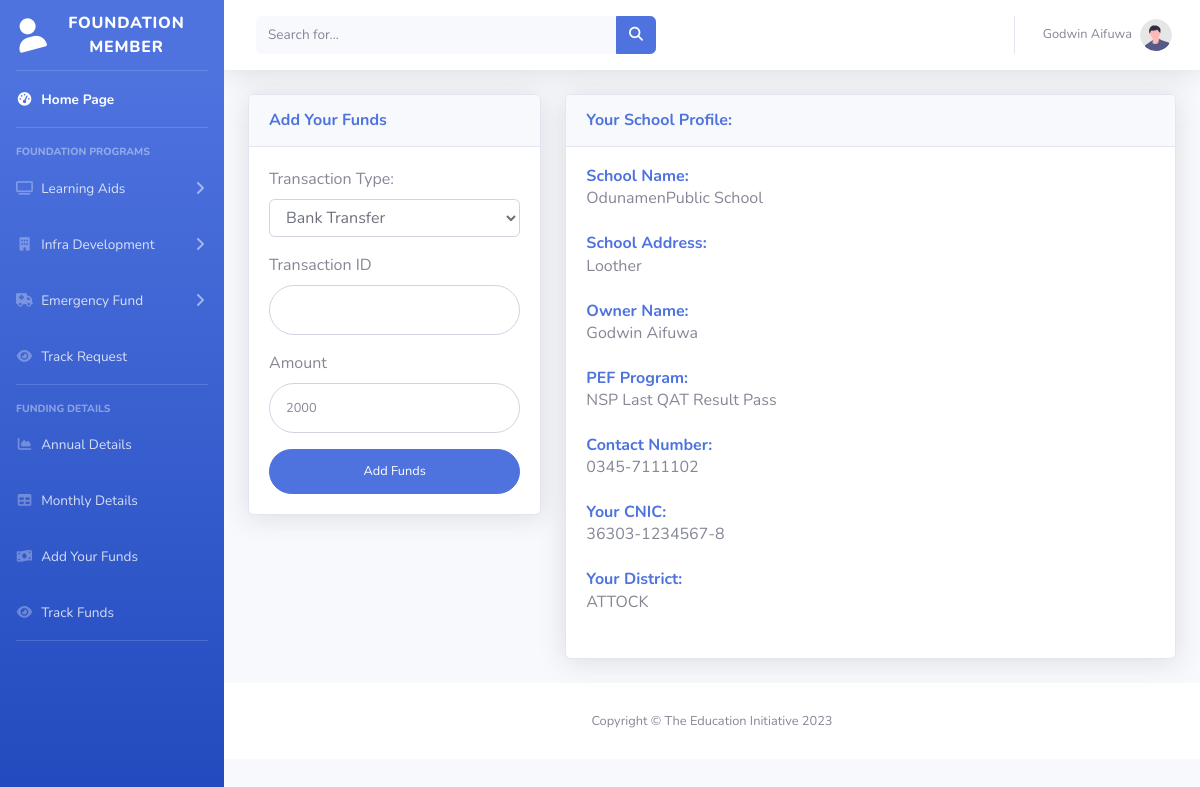
Screenshot of /add-funds.php (signed in) with the database file from the repository.
### tables this page shows
CREATE TABLE `schools` (
  `id` int(11) NOT NULL,
  `name` varchar(100) NOT NULL,
  `fname` varchar(100) NOT NULL,
  `cnic` text NOT NULL,
  `contact` text NOT NULL,
  `email` varchar(100) NOT NULL,
  `qual` varchar(15) NOT NULL,
  `address` varchar(255) NOT NULL,
  `sname` varchar(100) NOT NULL,
  `dist` varchar(15) NOT NULL,
  `prog` varchar(7) NOT NULL,
  `strg` text NOT NULL,
  `buld` varchar(13) NOT NULL,
  `qatr` varchar(7) NOT NULL,
  `password` text NOT NULL,
  `status` varchar(9) NOT NULL
);

### add-funds.php (the view, shortened to what this page needs)
<?php
include"header.php";
?>
                <div class="container-fluid">
                        <div class="row">
                        <div class="col-xl-4 col-lg-5">
                            <div class="card shadow mb-4">
                                <div
                                    class="card-header py-3 d-flex flex-row align-items-center justify-content-between">
                                    <h6 class="m-0 font-weight-bold text-primary">Add Your Funds</h6>
                                    </div>
                                <div class="card-body">
                     <form class="user" method="post">
                                         <div class="form-group">
<label for="cars">Transaction Type:</label>
<select class="form-control" name="funds" >
    <option value="Bank Transfer">Bank Transfer</option>
</select>
                                        </div>
                                        <div class="form-group">
                                        <label for="cars">Transaction ID</label>
                                            <input type="number" class="form-control form-control-user"
                                                id="exampleInputPassword" name="tid" autofocus required>
                                        </div>
                                         <div class="form-group">
                                        <label for="cars">Amount</label>
                                            <input type="number" class="form-control form-control-user"
                                                id="exampleInputPassword" name="amount" placeholder="2000" required>
                                        </div>
                                        <input type="submit" class="btn btn-primary btn-user btn-block" name="request" value="Add Funds">
                                </div>
                            </div>
          </div>
                        <div class="col-xl-8 col-lg-7">
                          <div class="card shadow mb-4">
                        <div class="card-header py-3">
                            <h6 class="m-0 font-weight-bold text-primary">Your School Profile:</h6>
                        </div>
                        <div class="card-body">
                          <h6 class="m-0 font-weight-bold text-primary">School Name:</h6>
<?php echo $school;?>
<br><br>
<h6 class="m-0 font-weight-bold text-primary">School Address:</h6>
<?php echo $address;?>
<br><br>
<h6 class="m-0 font-weight-bold text-primary">Owner Name:</h6>
<?php echo $name;?>
<br><br>
<h6 class="m-0 font-weight-bold text-primary">PEF Program:</h6>
<?php echo $program;?> Last QAT Result <?php echo $qatr;?><br><br>
<h6 class="m-0 font-weight-bold text-primary">Contact Number:</h6>
<?php echo $contact;?><br><br>
<h6 class="m-0 font-weight-bold text-primary">Your CNIC:</h6>
<?php echo $cnic;?><br><br>
<h6 class="m-0 font-weight-bold text-primary">Your District:</h6>
<?php echo $dist;?><br><br>
                                </div>
                               </div>
                            </div>
                                                </div>
            </div>
<?php include"footer.php"; ?>

### header.php (shortened to what this page needs)
<?php
include("php/checklogin.php");
$user_id = $_SESSION['rainbow_uid'];
$sql = "SELECT * FROM schools where id=$user_id";
$result = mysqli_query($conn, $sql);
while ($row = mysqli_fetch_assoc($result)) {
$contact = $row["contact"];
$cnic = $row["cnic"];
$name = $row["name"];
$school = $row["sname"];
$program = $row["prog"];
$qatr = $row["qatr"];
$address = $row["address"];
$dist = $row["dist"];
}
?>
<!DOCTYPE html>
<html lang="en">
<head>
    <link href="vendor/fontawesome-free/css/all.min.css" rel="stylesheet" type="text/css">
    <link href="css/sb-admin-2.min.css" rel="stylesheet">
</head>
<body id="page-top">
    <div id="wrapper">
        <ul class="navbar-nav bg-gradient-primary sidebar sidebar-dark accordion" id="accordionSidebar">
            <a class="sidebar-brand d-flex align-items-center justify-content-center" href="index.php">
                <div class="sidebar-brand-icon rotate-n-15">
                    <i class="fas fa-user"></i>
                </div>
                <div class="sidebar-brand-text mx-3">Foundation Member</div>
            </a>
            <hr class="sidebar-divider my-0">
            <li class="nav-item active">
                <a class="nav-link" href="index.php">
                    <i class="fas fa-fw fa-tachometer-alt"></i>
                    <span>Home Page</span></a>
            </li>
            <hr class="sidebar-divider">
            <div class="sidebar-heading">
                Foundation Programs
            </div>
            <li class="nav-item">
                <a class="nav-link collapsed" href="#" data-toggle="collapse" data-target="#collapseOne"
                    aria-expanded="true" aria-controls="collapseTwo">
                    <i class="fas fa-fw fa-tv"></i>
                    <span>Learning Aids</span>
                </a>
            </li>
    <li class="nav-item">
                <a class="nav-link collapsed" href="#" data-toggle="collapse" data-target="#collapseTwo"
                    aria-expanded="true" aria-controls="collapseTwo">
                    <i class="fas fa-fw fa-building"></i>
                    <span>Infra Development</span>
                </a>
            </li>
                <li class="nav-item">
                <a class="nav-link collapsed" href="#" data-toggle="collapse" data-target="#collapseThree"
                    aria-expanded="true" aria-controls="collapseTwo">
                    <i class="fas fa-fw fa-ambulance"></i>
                    <span>Emergency Fund</span>
                </a>
              <li class="nav-item">
                <a class="nav-link" href="tracking.php">
                    <i class="fas fa-fw fa-eye"></i>
                    <span>Track Request</span></a>
            </li>
            </li>
            <hr class="sidebar-divider">
            <div class="sidebar-heading">
                Funding Details
            </div>
            <li class="nav-item">
                <a class="nav-link" href="annual-fund.php">
                    <i class="fas fa-fw fa-chart-area"></i>
                    <span>Annual Details</span></a>
            </li>
            <li class="nav-item">
                <a class="nav-link" href="monthly-fund.php">
                    <i class="fas fa-fw fa-table"></i>
                    <span>Monthly Details</span></a>
            </li>
          <li class="nav-item">
                <a class="nav-link" href="add-funds.php">
                    <i class="fas fa-fw fa-money-bill-wave"></i>
                    <span>Add Your Funds</span></a>
            </li>
            <li class="nav-item">
                <a class="nav-link" href="track-funds.php">
                    <i class="fas fa-fw fa-eye"></i>
                    <span>Track Funds</span></a>
            </li>
                        <hr class="sidebar-divider">
        </ul>
        <div id="content-wrapper" class="d-flex flex-column">
            <div id="content">
                <nav class="navbar navbar-expand navbar-light bg-white topbar mb-4 static-top shadow">
                    <form
                        class="d-none d-sm-inline-block form-inline mr-auto ml-md-3 my-2 my-md-0 mw-100 navbar-search">
                        <div class="input-group">
                            <input type="text" class="form-control bg-light border-0 small" placeholder="Search for..."
                                aria-label="Search" aria-describedby="basic-addon2">
                            <div class="input-group-append">
                                <button class="btn btn-primary" type="button">
                                    <i class="fas fa-search fa-sm"></i>
                                </button>
                            </div>
                        </div>
                    </form>
                    <ul class="navbar-nav ml-auto">
                        <li class="nav-item dropdown no-arrow">
                            <a class="nav-link dropdown-toggle" href="#" id="userDropdown" role="button"
                                data-toggle="dropdown" aria-haspopup="true" aria-expanded="false">
                                <span class="mr-2 d-none d-lg-inline text-gray-600 small"><?php echo $name;?></span>
                                <img class="img-profile rounded-circle"
                                    src="img/undraw_profile.svg">
                            </a>
                        </li>
                    </ul>
                </nav>

### rows the page displays
schools: name "Godwin Aifuwa", sname "OdunamenPublic School", address "Loother", prog "NSP", qatr "Pass", contact "0345-7111102", cnic "36303-1234567-8", dist "ATTOCK"
